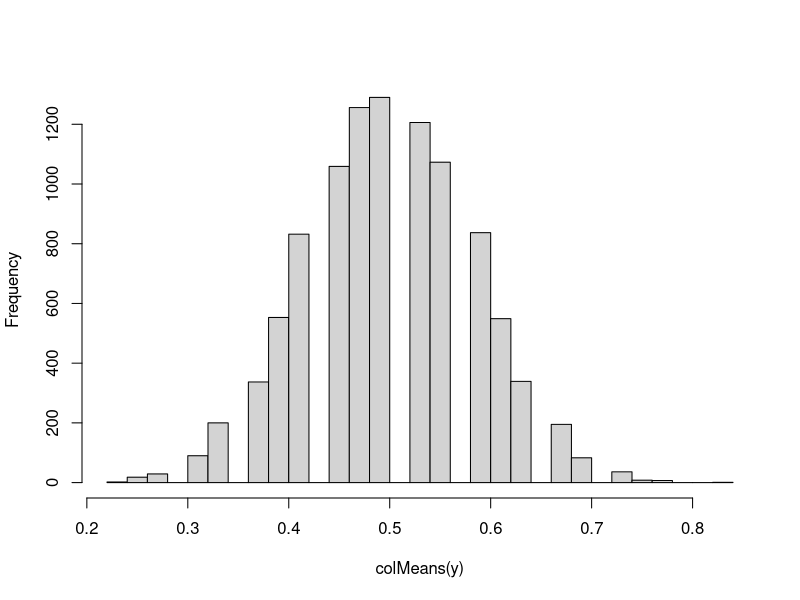
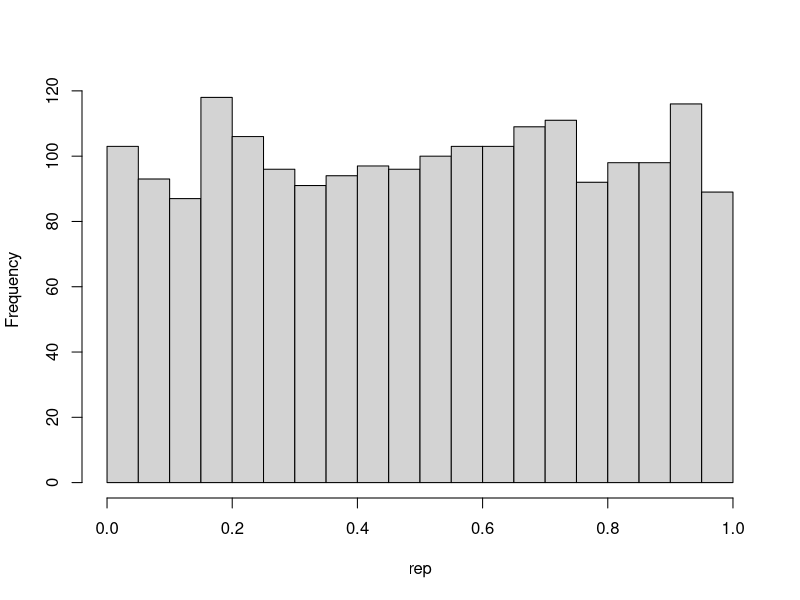
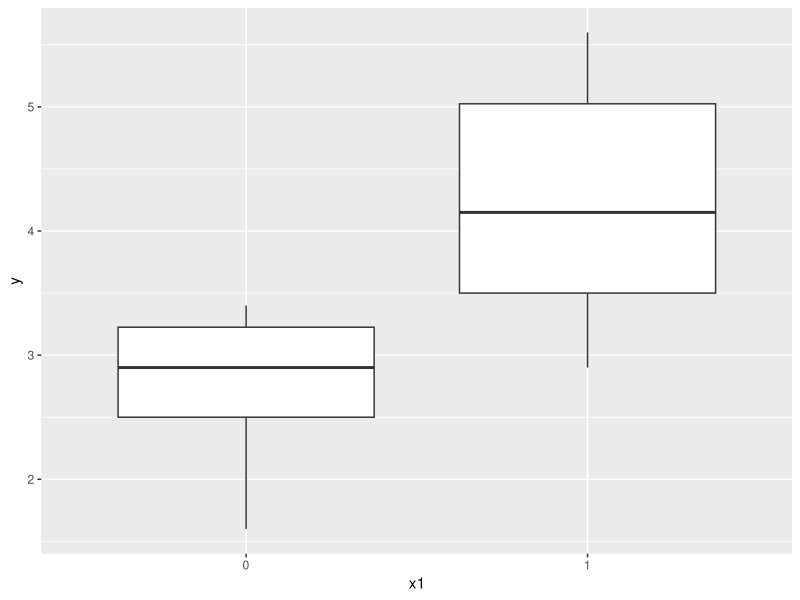

Reproduce these figures in R, in order.
## ---- chunk 1
knitr::opts_chunk$set(echo = FALSE)
library(ggplot2)
## ---- chunk 2
# setting the seed for the random number generator
# assures reproducibility
set.seed(42)  

# 36 trials with p = 0.5 chance of guessing correctly
y <- replicate(10000, rbinom(36, 1, prob = 0.5))  
## ---- chunk 3
hist(colMeans(y), breaks = 24, main = "")

## ---- chunk 4
# initialise a vector to store results of our t-tests
rep <- c()  
for(i in 1:2000){
  y <- replicate(100, rbinom(36, 1, prob = 0.5))
    # one sample t-test of difference from expected value if chance
  test <- t.test(colMeans(y)-0.5) 
    # store the p-values in a vector called `rep`
  rep <- c(rep, test$p.value)                
}
## ---- chunk 5
hist(rep, breaks = 20, main = "")
## ---- chunk 6
set.seed(10)
B0 <- 3
B1 <- 1.5
epsilon <- rnorm(12, mean = 0, sd = 1)
x1 <- c(rep(0, 6), rep(1, 6))

y <- B0 + B1*x1 + epsilon

## ---- chunk 7
data <- data.frame(y = round(y, 1), x1 = factor(x1))

ggplot(data = data, aes(y = y, x = x1)) +
  geom_boxplot()
